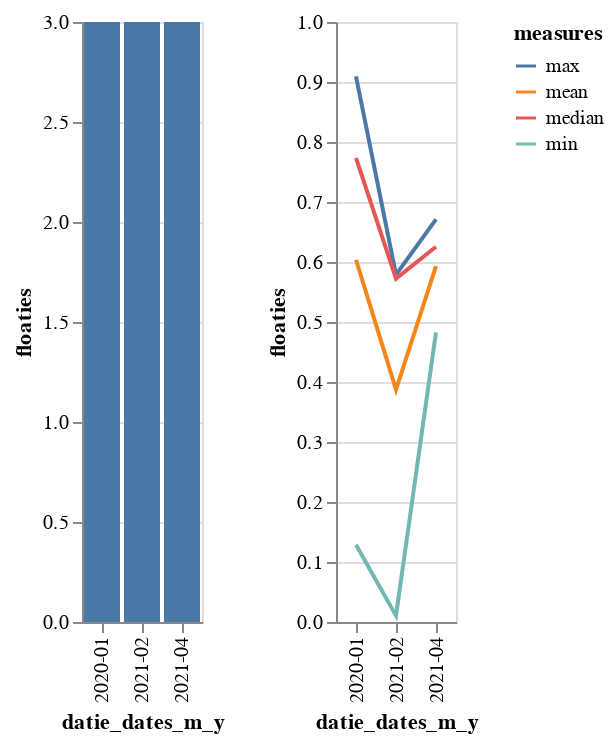

Notebook cell for this chart:
### Code cell
cm.chart_me(df, ['datie_dates', 'floaties'])[0]

### Figure 1 — Vega-Lite specification as saved in the notebook (floating-point values rounded to 4 significant figures)
{"config": {"view": {"continuousWidth": 400, "continuousHeight": 300}}, "hconcat": [{"data": {"name": "data-f2e2649315de0e8cf02e89ae1fdf426e"}, "mark": "bar", "encoding": {"x": {"field": "datie_dates_m_y", "type": "ordinal"}, "y": {"field": "floaties", "type": "quantitative"}}}, {"data": {"name": "data-2e52a7c7c39e5b6db752b37cf09e585b"}, "mark": "line", "encoding": {"color": {"field": "measures", "type": "nominal"}, "x": {"field": "datie_dates_m_y", "type": "ordinal"}, "y": {"field": "floaties", "type": "quantitative"}}}], "$schema": "https://vega.github.io/schema/vega-lite/v4.17.0.json", "datasets": {"data-f2e2649315de0e8cf02e89ae1fdf426e": [{"datie_dates_m_y": "2020-01", "measures": "count", "floaties": 3.0}, {"datie_dates_m_y": "2021-02", "measures": "count", "floaties": 3.0}, {"datie_dates_m_y": "2021-04", "measures": "count", "floaties": 3.0}], "data-2e52a7c7c39e5b6db752b37cf09e585b": [{"datie_dates_m_y": "2020-01", "measures": "min", "floaties": 0.1288}, {"datie_dates_m_y": "2021-02", "measures": "min", "floaties": 0.01063}, {"datie_dates_m_y": "2021-04", "measures": "min", "floaties": 0.4827}, {"datie_dates_m_y": "2020-01", "measures": "max", "floaties": 0.9092}, {"datie_dates_m_y": "2021-02", "measures": "max", "floaties": 0.5789}, {"datie_dates_m_y": "2021-04", "measures": "max", "floaties": 0.6711}, {"datie_dates_m_y": "2020-01", "measures": "mean", "floaties": 0.6038}, {"datie_dates_m_y": "2021-02", "measures": "mean", "floaties": 0.3873}, {"datie_dates_m_y": "2021-04", "measures": "mean", "floaties": 0.5931}, {"datie_dates_m_y": "2020-01", "measures": "median", "floaties": 0.7734}, {"datie_dates_m_y": "2021-02", "measures": "median", "floaties": 0.5724}, {"datie_dates_m_y": "2021-04", "measures": "median", "floaties": 0.6254}]}}
